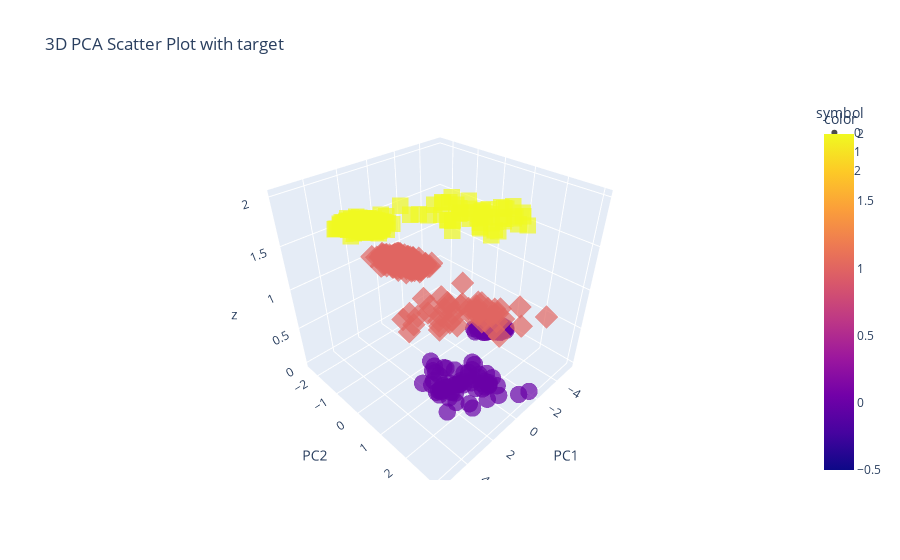

Here is the notebook cell this chart was saved with:
### Code cell
import plotly.express as px

# 3D interactive scatter plot
fig = px.scatter_3d(
    df_pca,
    x="PC1",
    y="PC2",
    z=y_train,          # put target on z-axis
    color=y_train,      # color by target class
    symbol=y_train,     # different markers per class
    title="3D PCA Scatter Plot with target"
)

fig.update_traces(marker=dict(size=6, opacity=0.7))
fig.show()

### Figure 1 — Plotly figure (JSON) as saved in the notebook; plotly's stock layout.template omitted (floating-point values rounded to 4 significant figures; data arrays with more than 128 entries replaced by an {"elided": "..."} marker saying what was removed)
{"data": [{"hovertemplate": "symbol=0<br>PC1=%{x}<br>PC2=%{y}<br>z=%{z}<br>color=%{marker.color}<extra></extra>", "legendgroup": "0", "marker": {"color": {"elided": "294 int values"}, "coloraxis": "coloraxis", "opacity": 0.7, "size": 6, "symbol": "circle"}, "mode": "markers", "name": "0", "scene": "scene", "showlegend": true, "type": "scatter3d", "x": {"elided": "294 float values"}, "y": {"elided": "294 float values"}, "z": {"elided": "294 int values"}}, {"hovertemplate": "symbol=1<br>PC1=%{x}<br>PC2=%{y}<br>z=%{z}<br>color=%{marker.color}<extra></extra>", "legendgroup": "1", "marker": {"color": {"elided": "288 int values"}, "coloraxis": "coloraxis", "opacity": 0.7, "size": 6, "symbol": "diamond"}, "mode": "markers", "name": "1", "scene": "scene", "showlegend": true, "type": "scatter3d", "x": {"elided": "288 float values"}, "y": {"elided": "288 float values"}, "z": {"elided": "288 int values"}}, {"hovertemplate": "symbol=2<br>PC1=%{x}<br>PC2=%{y}<br>z=%{z}<br>color=%{marker.color}<extra></extra>", "legendgroup": "2", "marker": {"color": {"elided": "298 int values"}, "coloraxis": "coloraxis", "opacity": 0.7, "size": 6, "symbol": "square"}, "mode": "markers", "name": "2", "scene": "scene", "showlegend": true, "type": "scatter3d", "x": {"elided": "298 float values"}, "y": {"elided": "298 float values"}, "z": {"elided": "298 int values"}}], "layout": {"coloraxis": {"colorbar": {"title": {"text": "color"}}, "colorscale": [[0, "#0d0887"], [0.1111, "#46039f"], [0.2222, "#7201a8"], [0.3333, "#9c179e"], [0.4444, "#bd3786"], [0.5556, "#d8576b"], [0.6667, "#ed7953"], [0.7778, "#fb9f3a"], [0.8889, "#fdca26"], [1, "#f0f921"]]}, "legend": {"title": {"text": "symbol"}, "tracegroupgap": 0}, "scene": {"domain": {"x": [0, 1], "y": [0, 1]}, "xaxis": {"title": {"text": "PC1"}}, "yaxis": {"title": {"text": "PC2"}}, "zaxis": {"title": {"text": "z"}}}, "title": {"text": "3D PCA Scatter Plot with target"}}}
